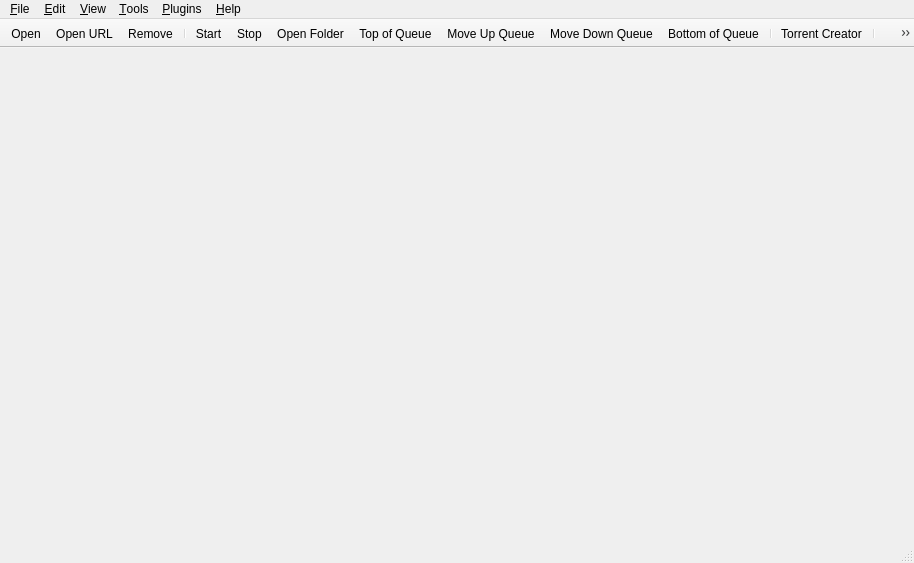
<?xml version="1.0" encoding="UTF-8"?>
<ui version="4.0">
 <class>MainWindow</class>
 <widget class="QMainWindow" name="MainWindow">
  <property name="geometry">
   <rect>
    <x>0</x>
    <y>0</y>
    <width>914</width>
    <height>563</height>
   </rect>
  </property>
  <property name="contextMenuPolicy">
   <enum>Qt::ContextMenuPolicy::CustomContextMenu</enum>
  </property>
  <widget class="QWidget" name="centralWidget">
   <layout class="QVBoxLayout" name="centralWidgetLayout">
    <property name="leftMargin">
     <number>7</number>
    </property>
    <property name="topMargin">
     <number>3</number>
    </property>
    <property name="rightMargin">
     <number>5</number>
    </property>
    <property name="bottomMargin">
     <number>0</number>
    </property>
   </layout>
  </widget>
  <widget class="QMenuBar" name="menubar">
   <property name="geometry">
    <rect>
     <x>0</x>
     <y>0</y>
     <width>914</width>
     <height>20</height>
    </rect>
   </property>
   <widget class="QMenu" name="menuEdit">
    <property name="title">
     <string>&amp;Edit</string>
    </property>
    <addaction name="actionStart"/>
    <addaction name="actionStop"/>
    <addaction name="separator"/>
    <addaction name="actionDelete"/>
    <addaction name="actionTopQueuePos"/>
    <addaction name="actionIncreaseQueuePos"/>
    <addaction name="actionDecreaseQueuePos"/>
    <addaction name="actionBottomQueuePos"/>
    <addaction name="separator"/>
    <addaction name="actionPauseSession"/>
    <addaction name="actionResumeSession"/>
   </widget>
   <widget class="QMenu" name="menuHelp">
    <property name="title">
     <string>&amp;Help</string>
    </property>
    <addaction name="actionDocumentation"/>
    <addaction name="actionCheckForUpdates"/>
    <addaction name="separator"/>
    <addaction name="actionDonateMoney"/>
    <addaction name="actionAbout"/>
   </widget>
   <widget class="QMenu" name="menuOptions">
    <property name="title">
     <string>&amp;Tools</string>
    </property>
    <widget class="QMenu" name="menuAutoShutdownOnDownloadsCompletion">
     <property name="title">
      <string>On Downloads &amp;Done</string>
     </property>
     <addaction name="actionAutoShutdownDisabled"/>
     <addaction name="actionAutoExit"/>
     <addaction name="actionAutoSuspend"/>
     <addaction name="actionAutoHibernate"/>
     <addaction name="actionAutoReboot"/>
     <addaction name="actionAutoShutdown"/>
    </widget>
    <addaction name="actionCreateTorrent"/>
    <addaction name="separator"/>
    <addaction name="actionManageCookies"/>
    <addaction name="actionOptions"/>
    <addaction name="separator"/>
    <addaction name="menuAutoShutdownOnDownloadsCompletion"/>
   </widget>
   <widget class="QMenu" name="menuFile">
    <property name="title">
     <string>&amp;File</string>
    </property>
    <addaction name="actionOpen"/>
    <addaction name="actionDownloadFromURL"/>
    <addaction name="actionCloseWindow"/>
    <addaction name="separator"/>
    <addaction name="actionExit"/>
   </widget>
   <widget class="QMenu" name="menuView">
    <property name="title">
     <string>&amp;View</string>
    </property>
    <widget class="QMenu" name="menuLog">
     <property name="title">
      <string>&amp;Log</string>
     </property>
     <addaction name="actionExecutionLogs"/>
     <addaction name="separator"/>
     <addaction name="actionNormalMessages"/>
     <addaction name="actionInformationMessages"/>
     <addaction name="actionWarningMessages"/>
     <addaction name="actionCriticalMessages"/>
    </widget>
    <addaction name="separator"/>
    <addaction name="actionTopToolBar"/>
    <addaction name="actionShowStatusbar"/>
    <addaction name="actionShowFiltersSidebar"/>
    <addaction name="actionSpeedInTitleBar"/>
    <addaction name="separator"/>
    <addaction name="actionSearchWidget"/>
    <addaction name="actionRSSReader"/>
    <addaction name="menuLog"/>
    <addaction name="separator"/>
    <addaction name="actionStatistics"/>
    <addaction name="separator"/>
    <addaction name="actionLock"/>
   </widget>
   <widget class="QMenu" name="menuPlugins">
    <property name="title">
     <string>&amp;Plugins</string>
    </property>
    <addaction name="actionManagePlugins"/>
    <addaction name="separator"/>
   </widget>
   <addaction name="menuFile"/>
   <addaction name="menuEdit"/>
   <addaction name="menuView"/>
   <addaction name="menuOptions"/>
   <addaction name="menuPlugins"/>
   <addaction name="menuHelp"/>
  </widget>
  <widget class="QToolBar" name="toolBar">
   <property name="movable">
    <bool>false</bool>
   </property>
   <property name="orientation">
    <enum>Qt::Orientation::Horizontal</enum>
   </property>
   <property name="toolButtonStyle">
    <enum>Qt::ToolButtonStyle::ToolButtonFollowStyle</enum>
   </property>
   <property name="floatable">
    <bool>false</bool>
   </property>
   <attribute name="toolBarArea">
    <enum>TopToolBarArea</enum>
   </attribute>
   <attribute name="toolBarBreak">
    <bool>false</bool>
   </attribute>
   <addaction name="actionOpen"/>
   <addaction name="actionDownloadFromURL"/>
   <addaction name="actionDelete"/>
   <addaction name="separator"/>
   <addaction name="actionStart"/>
   <addaction name="actionStop"/>
   <addaction name="actionOpenDestinationFolder"/>
   <addaction name="actionTopQueuePos"/>
   <addaction name="actionIncreaseQueuePos"/>
   <addaction name="actionDecreaseQueuePos"/>
   <addaction name="actionBottomQueuePos"/>
   <addaction name="separator"/>
   <addaction name="actionCreateTorrent"/>
   <addaction name="separator"/>
   <addaction name="actionOptions"/>
   <addaction name="actionLock"/>
  </widget>
  <widget class="QStatusBar" name="statusBar"/>
  <action name="actionOpen">
   <property name="text">
    <string>&amp;Add Torrent File...</string>
   </property>
   <property name="iconText">
    <string>Open</string>
   </property>
  </action>
  <action name="actionExit">
   <property name="text">
    <string>E&amp;xit</string>
   </property>
  </action>
  <action name="actionOptions">
   <property name="text">
    <string>&amp;Options...</string>
   </property>
  </action>
  <action name="actionAbout">
   <property name="text">
    <string>&amp;About</string>
   </property>
  </action>
  <action name="actionStart">
   <property name="text">
    <string>Sta&amp;rt</string>
   </property>
  </action>
  <action name="actionStop">
   <property name="text">
    <string>Sto&amp;p</string>
   </property>
  </action>
  <action name="actionResumeSession">
   <property name="text">
    <string>R&amp;esume Session</string>
   </property>
  </action>
  <action name="actionPauseSession">
   <property name="text">
    <string>Pau&amp;se Session</string>
   </property>
  </action>
  <action name="actionDelete">
   <property name="text">
    <string>&amp;Remove</string>
   </property>
  </action>
  <action name="actionDownloadFromURL">
   <property name="text">
    <string>Add Torrent &amp;Link...</string>
   </property>
   <property name="iconText">
    <string>Open URL</string>
   </property>
  </action>
  <action name="actionCreateTorrent">
   <property name="text">
    <string>Torrent &amp;Creator</string>
   </property>
  </action>
  <action name="actionDocumentation">
   <property name="text">
    <string>&amp;Documentation</string>
   </property>
  </action>
  <action name="actionSetGlobalSpeedLimits">
   <property name="text">
    <string>Set Global Speed Limits...</string>
   </property>
  </action>
  <action name="actionBottomQueuePos">
   <property name="text">
    <string>Bottom of Queue</string>
   </property>
   <property name="toolTip">
    <string>Move to the bottom of the queue</string>
   </property>
   <property name="visible">
    <bool>true</bool>
   </property>
  </action>
  <action name="actionTopQueuePos">
   <property name="text">
    <string>Top of Queue</string>
   </property>
   <property name="toolTip">
    <string>Move to the top of the queue</string>
   </property>
   <property name="visible">
    <bool>true</bool>
   </property>
  </action>
  <action name="actionDecreaseQueuePos">
   <property name="text">
    <string>Move Down Queue</string>
   </property>
   <property name="toolTip">
    <string>Move down in the queue</string>
   </property>
   <property name="visible">
    <bool>true</bool>
   </property>
  </action>
  <action name="actionIncreaseQueuePos">
   <property name="text">
    <string>Move Up Queue</string>
   </property>
   <property name="toolTip">
    <string>Move up in the queue</string>
   </property>
   <property name="visible">
    <bool>true</bool>
   </property>
  </action>
  <action name="actionUseAlternativeSpeedLimits">
   <property name="checkable">
    <bool>true</bool>
   </property>
   <property name="text">
    <string>Alternative Speed Limits</string>
   </property>
   <property name="toolTip">
    <string>Alternative Speed Limits</string>
   </property>
  </action>
  <action name="actionTopToolBar">
   <property name="checkable">
    <bool>true</bool>
   </property>
   <property name="text">
    <string>&amp;Top Toolbar</string>
   </property>
   <property name="toolTip">
    <string>Display Top Toolbar</string>
   </property>
  </action>
  <action name="actionShowStatusbar">
   <property name="checkable">
    <bool>true</bool>
   </property>
   <property name="text">
    <string>Status &amp;Bar</string>
   </property>
  </action>
  <action name="actionShowFiltersSidebar">
   <property name="checkable">
    <bool>true</bool>
   </property>
   <property name="text">
    <string>Filters Sidebar</string>
   </property>
  </action>
  <action name="actionSpeedInTitleBar">
   <property name="checkable">
    <bool>true</bool>
   </property>
   <property name="text">
    <string>S&amp;peed in Title Bar</string>
   </property>
   <property name="toolTip">
    <string>Show Transfer Speed in Title Bar</string>
   </property>
  </action>
  <action name="actionRSSReader">
   <property name="checkable">
    <bool>true</bool>
   </property>
   <property name="text">
    <string>&amp;RSS Reader</string>
   </property>
  </action>
  <action name="actionSearchWidget">
   <property name="checkable">
    <bool>true</bool>
   </property>
   <property name="text">
    <string>Search &amp;Engine</string>
   </property>
  </action>
  <action name="actionLock">
   <property name="text">
    <string>L&amp;ock Torrenter</string>
   </property>
   <property name="iconText">
    <string>Lock</string>
   </property>
   <property name="shortcut">
    <string notr="true">Ctrl+L</string>
   </property>
  </action>
  <action name="actionDonateMoney">
   <property name="text">
    <string>Do&amp;nate!</string>
   </property>
   <property name="toolTip">
    <string>If you like Torrenter, please donate!</string>
   </property>
  </action>
  <action name="actionAutoExit">
   <property name="checkable">
    <bool>true</bool>
   </property>
   <property name="text">
    <string>&amp;Exit Torrenter</string>
   </property>
  </action>
  <action name="actionAutoSuspend">
   <property name="checkable">
    <bool>true</bool>
   </property>
   <property name="text">
    <string>&amp;Suspend System</string>
   </property>
  </action>
  <action name="actionAutoHibernate">
   <property name="checkable">
    <bool>true</bool>
   </property>
   <property name="text">
    <string>&amp;Hibernate System</string>
   </property>
  </action>
  <action name="actionAutoShutdown">
   <property name="checkable">
    <bool>true</bool>
   </property>
   <property name="text">
    <string>Sh&amp;utdown System</string>
   </property>
  </action>
  <action name="actionAutoReboot">
   <property name="checkable">
    <bool>true</bool>
   </property>
   <property name="text">
    <string>&amp;Reboot System</string>
   </property>
  </action>
  <action name="actionAutoShutdownDisabled">
   <property name="checkable">
    <bool>true</bool>
   </property>
   <property name="text">
    <string>&amp;Do nothing</string>
   </property>
  </action>
  <action name="actionToggleVisibility">
   <property name="text">
    <string>Show</string>
   </property>
  </action>
  <action name="actionMinimize">
   <property name="text">
    <string notr="true">Minimize</string>
   </property>
  </action>
  <action name="actionStatistics">
   <property name="text">
    <string>&amp;Statistics</string>
   </property>
  </action>
  <action name="actionCheckForUpdates">
   <property name="text">
    <string>Check for Updates</string>
   </property>
   <property name="toolTip">
    <string>Check for Program Updates</string>
   </property>
  </action>
  <action name="actionManageCookies">
   <property name="text">
    <string>Manage Cookies...</string>
   </property>
   <property name="toolTip">
    <string>Manage stored network cookies</string>
   </property>
  </action>
  <action name="actionExecutionLogs">
   <property name="checkable">
    <bool>true</bool>
   </property>
   <property name="text">
    <string>Show</string>
   </property>
  </action>
  <action name="actionNormalMessages">
   <property name="checkable">
    <bool>true</bool>
   </property>
   <property name="text">
    <string>Normal Messages</string>
   </property>
  </action>
  <action name="actionInformationMessages">
   <property name="checkable">
    <bool>true</bool>
   </property>
   <property name="text">
    <string>Information Messages</string>
   </property>
  </action>
  <action name="actionWarningMessages">
   <property name="checkable">
    <bool>true</bool>
   </property>
   <property name="text">
    <string>Warning Messages</string>
   </property>
  </action>
  <action name="actionCriticalMessages">
   <property name="checkable">
    <bool>true</bool>
   </property>
   <property name="text">
    <string>Critical Messages</string>
   </property>
  </action>
  <action name="actionCloseWindow">
   <property name="text">
    <string>Close Window</string>
   </property>
  </action>
  <action name="actionOpenDestinationFolder">
   <property name="text">
    <string>Open Destination Folder</string>
   </property>
   <property name="iconText">
    <string>Open Folder</string>
   </property>
  </action>
  <action name="actionManagePlugins">
   <property name="text">
    <string>Manage Plugins...</string>
   </property>
   <property name="toolTip">
    <string>Manage installed plugins</string>
   </property>
  </action>
 </widget>
 <resources/>
 <connections/>
</ui>
